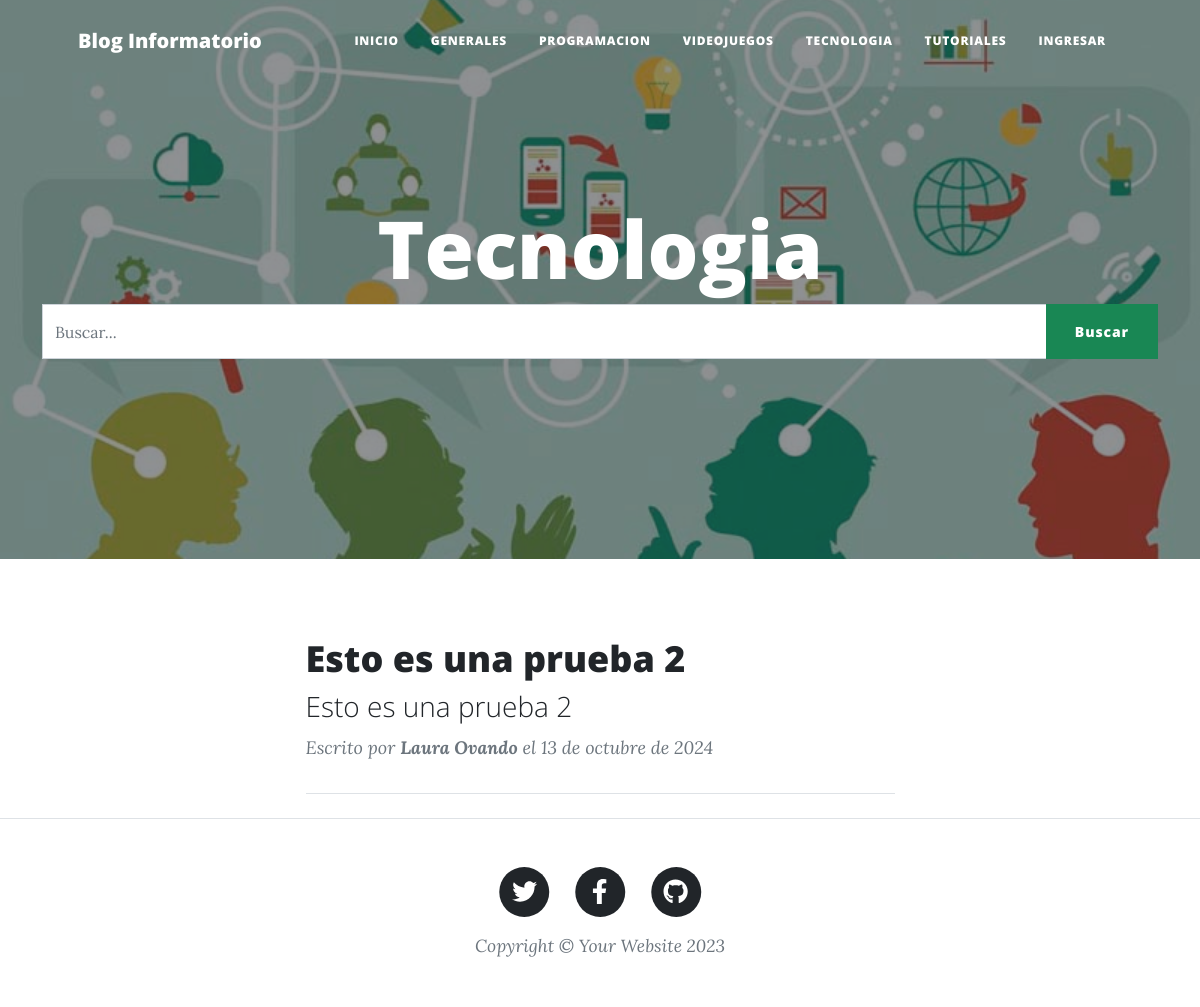
The page /tecnologia/ on the database its author committed.
### GestionDeBlog/models.py (models this page shows, shortened)
class Post(models.Model):
    id = models.AutoField(primary_key=True)
    titulo = models.CharField('Titulo', max_length=150, blank=False, null=False)
    slug = models.CharField('Slug', max_length=100, blank=False, null=False)
    descripcion = models.CharField('Descripcion', max_length=255, blank=False, null=False)
    contenido = RichTextField()
    imagen = models.URLField(max_length=255, blank=False, null=False)
    autor = models.ForeignKey(Usuario, on_delete=models.CASCADE)
    categoria = models.ForeignKey(Categoria, on_delete=models.CASCADE)
    estado = models.BooleanField('Publicado / No Publicado', default=True)
    fecha_creacion = models.DateField('Fecha de Creacion', auto_now=False, auto_now_add=True)
    class Meta:
        verbose_name = 'Post'
        verbose_name_plural = 'Posts'

class Usuario(AbstractUser):
    REQUIRED_FIELDS = ['first_name', 'last_name', 'email']
    def __str__(self):
        return f'{self.first_name} {self.last_name}'

### GestionDeBlog/views.py (the view, shortened to what this page needs)
# urls.py: path('tecnologia/', views.tecnologia, name='tecnologia'),
def tecnologia(request):
    queryset = request.GET.get("buscar")
    post = Post.objects.filter(estado = True, categoria = Categoria.objects.get(nombre__iexact = 'Tecnologia'))
    paginator = Paginator(post, 2)
    page = request.GET.get('page')
    post = paginator.get_page(page)
    return render(request, 'tecnologia.html', {'post':post})

### GestionDeBlog/templates/tecnologia.html (shortened to what this page needs)
{% extends 'index.html' %}
{% load static %}
{% block imagen %} {% static 'assets/img/tecnologia.jpg' %}  {% endblock imagen %}
{% block titulo_principal %} Tecnologia {% endblock titulo_principal %}

### GestionDeBlog/templates/index.html (shortened to what this page needs)
{% load static %}
<!DOCTYPE html>
<html lang="es">
    <head>
        <link href="{% static 'css/styles.css' %}" rel="stylesheet" />
    </head>
    <body>
        <nav class="navbar navbar-expand-lg navbar-light" id="mainNav">
            <div class="container px-4 px-lg-5">
                <a class="navbar-brand" href={% url 'inicio' %}>Blog Informatorio</a>
                <div class="collapse navbar-collapse" id="navbarResponsive">
                    <ul class="navbar-nav ms-auto py-4 py-lg-0">
                        <li class="nav-item"><a class="nav-link px-lg-3 py-3 py-lg-4" href={% url 'inicio' %}>Inicio</a></li>
                        <li class="nav-item"><a class="nav-link px-lg-3 py-3 py-lg-4" href={% url 'generales' %}>Generales</a></li>
                        <li class="nav-item"><a class="nav-link px-lg-3 py-3 py-lg-4" href={% url 'programacion' %}>Programacion</a></li>
                        <li class="nav-item"><a class="nav-link px-lg-3 py-3 py-lg-4" href={% url 'videojuegos' %}>Videojuegos</a></li>
                        <li class="nav-item"><a class="nav-link px-lg-3 py-3 py-lg-4" href={% url 'tecnologia' %}>Tecnologia</a></li>
                        <li class="nav-item"><a class="nav-link px-lg-3 py-3 py-lg-4" href={% url 'tutoriales' %}>Tutoriales</a></li>
                        {% if request.user.is_authenticated and user.username == 'admin' %}
                            <div class="dropdown">
                                <button class="btn btn-secondary dropdown-toggle" type="button" id="dropdownMenuButton1" data-bs-toggle="dropdown" aria-expanded="false">
                                    ¿Que quieres hacer?
                                </button>
                                <ul class="dropdown-menu" aria-labelledby="dropdownMenuButton1">
                                    <li><a class="dropdown-item" href={% url 'posts' %}>Gestion de Post</a></li>
                                    <li><a class="dropdown-item" href={% url 'categorias' %}>Gestion de Categorias</a></li>
                                    <li><a class="dropdown-item" href={% url 'usuarios' %}>Gestion de Usuarios</a></li>
                                </ul>
                            </div>
                            <li class="nav-item"><a class="nav-link px-lg-3 py-3 py-lg-4" href={% url 'exit' %}>Salir</a></li>
                        {% else %}
                            <li class="nav-item"><a class="nav-link px-lg-3 py-3 py-lg-4" href={% url 'login' %}>Ingresar</a></li>
                        {% endif %}
                    </ul>
                </div>
            </div>
        </nav>
        <header class="masthead" style="background-image: url('{% block imagen %} {% static 'assets/img/home-bg.jpg' %} {% endblock imagen %}')">
            <div class="container position-relative px-4 px-lg-5">
                <div class="row gx-4 gx-lg-5 justify-content-center">
                    <div class="col-md-10 col-lg-8 col-xl-7">
                        <div class="site-heading">
                            <h1>{% block titulo_principal %} Blog Informatorio {% endblock titulo_principal %}</h1>
                        </div>
                    </div>
                </div>
            </div>
            {% block barra_busqueda %}
            <div class="container">
                <div class="row">
                    <div class="col-md-12 search">
                        <form method="get">
                            <div id="custom-search-input">
                                <div class="input-group col-md-12">
                                    <input type="text" class="form-control" placeholder="Buscar..." name="buscar" value="{{request.GET.buscar}}">
                                    <span class="input-group-list">
                                        <button type="submit" class="btn btn-success">Buscar</button>
                                    </span>
                                </div>
                            </div>
                        </form>
                    </div>
                </div>
            </div>
            {% endblock barra_busqueda %}
        </header>
        <div class="container px-4 px-lg-5">
            <div class="row gx-4 gx-lg-5 justify-content-center">
                <div class="col-md-10 col-lg-8 col-xl-7">
                    {% block contenido %}
                        {% if post %}
                        {% for p in post %}
                            <div class="post-preview">
                                <a href={% url 'detallepost' p.slug %}>
                                    <h2 class="post-title">{{p.titulo}}</h2>
                                    <h3 class="post-subtitle">{{p.descripcion}}</h3>
                                <p class="post-meta">
                                    Escrito por
                                    <strong> {{p.autor}} </strong> el
                                    {{p.fecha_creacion}}
                                </p>
                            </div>
                        <hr class="my-4" />
                        {% endfor %}
                        {% else %}
                            <h1> No existen Posts registrados! </h1>
                        {% endif %}
                    {% endblock contenido %}
                </div>
            </div>
        </div>
        <footer class="border-top">
            <div class="container px-4 px-lg-5">
                <div class="row gx-4 gx-lg-5 justify-content-center">
                    <div class="col-md-10 col-lg-8 col-xl-7">
                        <ul class="list-inline text-center">
                            <li class="list-inline-item">
                                <a href="#!">
                                    <span class="fa-stack fa-lg">
                                        <i class="fas fa-circle fa-stack-2x"></i>
                                        <i class="fab fa-twitter fa-stack-1x fa-inverse"></i>
                                    </span>
                                </a>
                            </li>
                            <li class="list-inline-item">
                                <a href="#!">
                                    <span class="fa-stack fa-lg">
                                        <i class="fas fa-circle fa-stack-2x"></i>
                                        <i class="fab fa-facebook-f fa-stack-1x fa-inverse"></i>
                                    </span>
                                </a>
                            </li>
                            <li class="list-inline-item">
                                <a href="https://github.com/NicoNunez4598/Blog_Informatorio">
                                    <span class="fa-stack fa-lg">
                                        <i class="fas fa-circle fa-stack-2x"></i>
                                        <i class="fab fa-github fa-stack-1x fa-inverse"></i>
                                    </span>
                                </a>
                            </li>
                        </ul>
                        <div class="small text-center text-muted fst-italic">Copyright &copy; Your Website 2023</div>
                    </div>
                </div>
            </div>
        </footer>
    </body>
</html>

### rows shown on the page
Post: titulo "Esto es una prueba 2", descripcion "Esto es una prueba 2", autor "Laura Ovando", fecha_creacion "13 de octubre de 2024"
